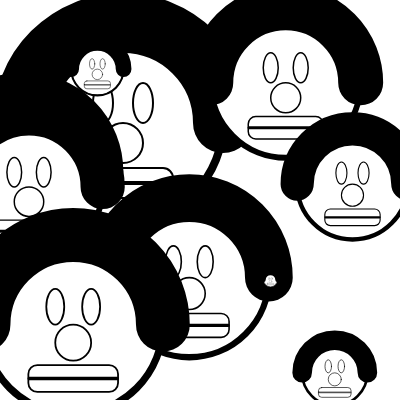
Frame 1 (no input)
Frame 60 (no input): identical to frame 1, image omitted
Frame 120 (the mouse pressed at the canvas centre since frame 60): identical to frame 1, image omitted

The p5.js sketch that drew this single still picture (run headless with seeded random() and noise() and a simulated clock; from frame 60 on, the mouse is pressed at the canvas centre):

// p5.js sketch
// ── sketch.js
var centerX = 0;
var centerY = 0;
var scaling = 3;

function setup() {
  createCanvas(400, 400);
  centerX = width / 2;
  centerY = height / 2;
  stamp(123,123,2);

  for(var i = 0; i < 10; i++) {
    stamp(random(width),random(height), random(0.0,2.0));
    }
}

function draw() {
  // background(color('hsb(100, 10%, 100%)'));
  //
  // push();
  // fill(255)
  // strokeWeight(1);
  //
  // translate((mouseX-scaling * centerX), mouseY-(scaling * centerY));
  //   //face follows the mouse
  // scale(scaling);
}

function stamp(posX, posY, scales) {
  push();
  fill(255);
  strokeWeight(1);

  translate(posX-(scales * centerX), posY-(scales * centerY));
  scale(scales);

  //face
  ellipse(centerX, centerY, 100, 100);
  //nose
  ellipse(centerX, centerY + 10, 20, 20);
  //eyes
  ellipse(centerX - 10, centerY - 10, 10, 20);
  ellipse(centerX + 10, centerY - 10, 10, 20);
  rectMode(CENTER);
  rect(centerX, centerY + 30, 50, 15, 5);
  rect(centerX, centerY + 30, 50, 1, 1);

  noFill();
  strokeWeight(4);
  arc(centerX,centerY,100,100, 0,PI)
  strokeWeight(30);
  arc(centerX,centerY,100,100, PI,TWO_PI)

  pop();
}
